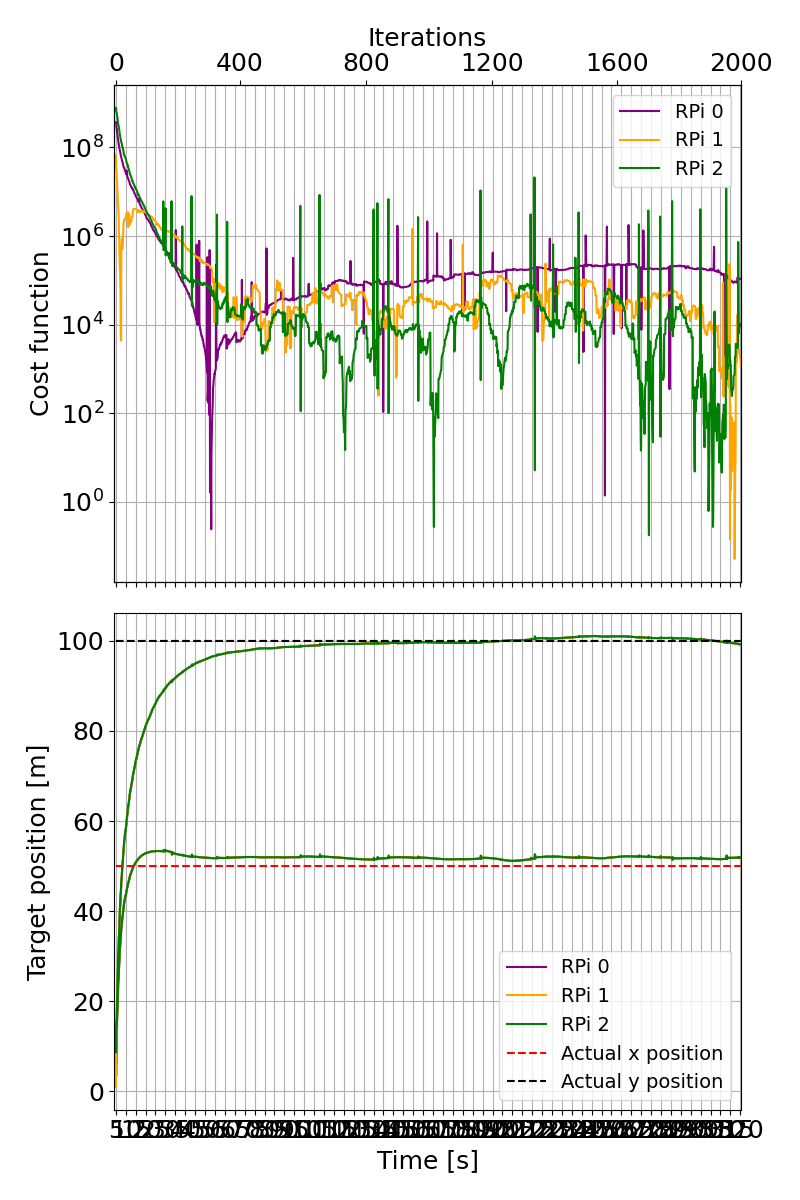

Generate this figure with Python:
import matplotlib.pyplot as plt
import os
import glob
import numpy as np
import matplotlib.ticker as ticker  # ajoute tout en haut si pas déjà importé
plt.rcParams.update({'font.size': 18})


"""
* Master's Thesis *
Implementation of a robotic swarm platform
based on the Balboa self-balancing robot
© 2025 Romain Englebert
"""


n = 2000  # Number of iterations
plot_time = True
plot_start = False
actual_x = 50
actual_y = 100

csv_files = glob.glob(os.path.join('Final/test_5', "*.csv"))
# Check
if not csv_files:
    print("Aucun fichier CSV trouvé dans le dossier.")
    exit()
csv_files.sort()

start_time = 999999999999999999
last_start_time = 0


def find_closest_index(lst, value):
    return min(range(len(lst)), key=lambda i: abs(lst[i] - value))

for file_path in csv_files:
    with open(file_path, 'r') as f:
        for line in f:
            start_time = min(float(line.split(',')[0]), start_time)
            break

    with open(file_path, 'r') as f:
        lines = f.readlines()

        if len(lines) > 1:
            last_start_time = max(float(lines[1].split(',')[0]), last_start_time)


fig, axs = plt.subplots(2, 1, figsize=(8, 12), sharex=True)

color=['purple', 'orange', 'green']

x_agents = []
y_agents = []
agents_pos = []
agents_dist = []

for file_path in csv_files:
    i = int(os.path.basename(file_path).split(".")[0])
    file_name = f"RPi {i}"

    time = []
    cost = []
    x = []
    y = []
    d = []
    pos = []

    with open(file_path, "r") as f:
        for line in f:
            if line.strip():
                elem = line.split(",")
                time.append(float(elem[0]) - start_time)
                try:
                    if float(elem[7]) != 1.0:
                        cost.append(float(elem[8]))
                        x.append(float(elem[1]))
                        y.append(float(elem[2]))
                        pos.append([float(elem[-2]), float(elem[-1])])
                        d.append(float(elem[-3]))
                except:
                    continue

    if plot_time:
        axs[0].plot(time[1:n], cost[1:n], label=file_name, color=color[i])
        axs[1].plot(time[1:n], x[1:n], label=file_name, color=color[i])
        axs[1].plot(time[1:n], y[1:n], color=color[i])
        if not plot_start:
            axs[0].set_xlim((last_start_time - start_time-1, time[n]))
            axs[1].set_xlim((last_start_time - start_time-1, time[n]))
    else:
        axs[0].plot(cost[1:n], label=file_name, color=color[i])
        axs[1].plot(x[1:n], label=file_name, color=color[i])
        axs[1].plot(y[1:n], color=color[i])

    print(f'Average cost function: {np.mean(cost[-200:-1])}')
    print(f'Average x error {np.mean(np.array(x[-200:-1])-actual_x)}')
    print(f'Average y error {np.mean(np.array(y[-200:-1])-actual_y)}')
    print(f'Maximum absolute position error {np.max(np.sqrt((np.array(x[-100:-1])-actual_x)**2 + (np.array(y[-100:-1])-actual_y)**2))}')

    x_agents.append(x)
    y_agents.append(y)
    agents_pos.append(pos)
    agents_dist.append(d)

axs[1].plot(time[1:n], len(time[1:n]) * [actual_x], color='red', linestyle='--', label='Actual x position')
axs[1].plot(time[1:n], len(time[1:n]) * [actual_y], color='black', linestyle='--', label='Actual y position')

# Légendes et grilles
axs[0].legend(loc='upper right', fontsize=14)
axs[1].legend(loc='lower right', fontsize=14)
axs[0].grid(True)
axs[1].grid(True)
axs[1].xaxis.set_major_locator(ticker.MultipleLocator(5))


# Labels
axs[0].set_ylabel("Cost function")
axs[1].set_ylabel("Target position [m]")
axs[0].set_yscale('log')

if plot_time:
    axs[1].set_xlabel("Time [s]")

    # --- Ajout d’un second axe pour les itérations ---
    ax_top = axs[0].twiny()
    ax_top.set_xlim(axs[1].get_xlim())  # même plage que le temps
    n_points = len(time[1:n])
    iteration_ticks = np.linspace(0, n_points+1, num=6, dtype=int)
    time_ticks = [time[i] for i in iteration_ticks]
    ax_top.set_xticks(time_ticks)
    ax_top.set_xticklabels([str(i) for i in iteration_ticks])
    ax_top.set_xlabel("Iterations")
    # --------------------------------------------------

    if plot_start:
        plt.savefig("linear3_time_start.png")
    else:
        plt.tight_layout()
        plt.savefig("loc.png")
else:
    axs[1].set_xlabel("Iteration")
    plt.savefig("linear3_it.png")

plt.show()
